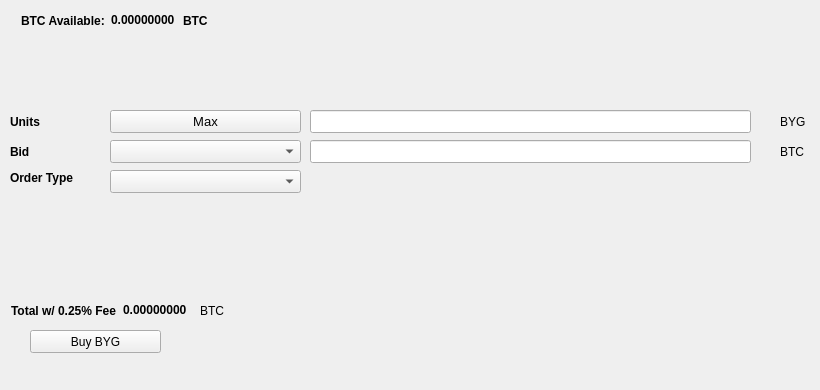
   <widget class="QWidget" name="BuyTab">
    <attribute name="title">
     <string>Buy</string>
    </attribute>
    <widget class="QPushButton" name="BuyBYG">
     <property name="geometry">
      <rect>
       <x>30</x>
       <y>330</y>
       <width>131</width>
       <height>23</height>
      </rect>
     </property>
     <property name="text">
      <string>Buy BYG</string>
     </property>
     <property name="icon">
      <iconset resource="../byg.qrc">
       <normaloff>:/icons/bitcoin</normaloff>:/icons/bitcoin</iconset>
     </property>
    </widget>
    <widget class="QLabel" name="label_3">
     <property name="geometry">
      <rect>
       <x>10</x>
       <y>110</y>
       <width>46</width>
       <height>23</height>
      </rect>
     </property>
     <property name="font">
      <font>
       <weight>75</weight>
       <bold>true</bold>
      </font>
     </property>
     <property name="text">
      <string>Units</string>
     </property>
    </widget>
    <widget class="QLineEdit" name="UnitsInput">
     <property name="geometry">
      <rect>
       <x>310</x>
       <y>110</y>
       <width>441</width>
       <height>23</height>
      </rect>
     </property>
     <property name="font">
      <font>
       <pointsize>9</pointsize>
       <weight>75</weight>
       <bold>true</bold>
      </font>
     </property>
    </widget>
    <widget class="QLineEdit" name="BuyBidPriceEdit">
     <property name="geometry">
      <rect>
       <x>310</x>
       <y>140</y>
       <width>441</width>
       <height>23</height>
      </rect>
     </property>
     <property name="font">
      <font>
       <pointsize>9</pointsize>
       <weight>75</weight>
       <bold>true</bold>
      </font>
     </property>
    </widget>
    <widget class="QLabel" name="label_4">
     <property name="geometry">
      <rect>
       <x>780</x>
       <y>110</y>
       <width>31</width>
       <height>23</height>
      </rect>
     </property>
     <property name="text">
      <string>BYG</string>
     </property>
    </widget>
    <widget class="QLabel" name="label_5">
     <property name="geometry">
      <rect>
       <x>780</x>
       <y>140</y>
       <width>31</width>
       <height>23</height>
      </rect>
     </property>
     <property name="text">
      <string>BTC</string>
     </property>
    </widget>
    <widget class="QLabel" name="label_6">
     <property name="geometry">
      <rect>
       <x>10</x>
       <y>140</y>
       <width>46</width>
       <height>23</height>
      </rect>
     </property>
     <property name="font">
      <font>
       <weight>75</weight>
       <bold>true</bold>
      </font>
     </property>
     <property name="text">
      <string>Bid</string>
     </property>
    </widget>
    <widget class="QLabel" name="label_7">
     <property name="geometry">
      <rect>
       <x>10</x>
       <y>170</y>
       <width>91</width>
       <height>16</height>
      </rect>
     </property>
     <property name="font">
      <font>
       <weight>75</weight>
       <bold>true</bold>
      </font>
     </property>
     <property name="text">
      <string>Order Type</string>
     </property>
    </widget>
    <widget class="QPushButton" name="Buy_Max_Amount">
     <property name="geometry">
      <rect>
       <x>110</x>
       <y>110</y>
       <width>191</width>
       <height>23</height>
      </rect>
     </property>
     <property name="font">
      <font>
       <pointsize>10</pointsize>
      </font>
     </property>
     <property name="text">
      <string>Max</string>
     </property>
    </widget>
    <widget class="QComboBox" name="BuyBidcomboBox">
     <property name="geometry">
      <rect>
       <x>110</x>
       <y>140</y>
       <width>191</width>
       <height>23</height>
      </rect>
     </property>
     <property name="font">
      <font>
       <pointsize>10</pointsize>
      </font>
     </property>
    </widget>
    <widget class="QComboBox" name="buyOrdertypeCombo">
     <property name="geometry">
      <rect>
       <x>110</x>
       <y>170</y>
       <width>191</width>
       <height>23</height>
      </rect>
     </property>
     <property name="font">
      <font>
       <pointsize>10</pointsize>
      </font>
     </property>
    </widget>
    <widget class="QWidget" name="layoutWidget1">
     <property name="geometry">
      <rect>
       <x>21</x>
       <y>11</y>
       <width>227</width>
       <height>19</height>
      </rect>
     </property>
     <layout class="QHBoxLayout" name="horizontalLayout_3">
      <item>
       <widget class="QLabel" name="label232">
        <property name="font">
         <font>
          <weight>75</weight>
          <bold>true</bold>
         </font>
        </property>
        <property name="text">
         <string>BTC Available:</string>
        </property>
       </widget>
      </item>
      <item>
       <widget class="QLabel" name="BtcAvailableLbl">
        <property name="palette">
         <palette>
          <active>
           <colorrole role="WindowText">
            <brush brushstyle="SolidPattern">
             <color alpha="255">
              <red>0</red>
              <green>0</green>
              <blue>0</blue>
             </color>
            </brush>
           </colorrole>
           <colorrole role="Button">
            <brush brushstyle="SolidPattern">
             <color alpha="255">
              <red>0</red>
              <green>170</green>
              <blue>0</blue>
             </color>
            </brush>
           </colorrole>
           <colorrole role="Light">
            <brush brushstyle="SolidPattern">
             <color alpha="255">
              <red>0</red>
              <green>255</green>
              <blue>0</blue>
             </color>
            </brush>
           </colorrole>
           <colorrole role="Midlight">
            <brush brushstyle="SolidPattern">
             <color alpha="255">
              <red>0</red>
              <green>212</green>
              <blue>0</blue>
             </color>
            </brush>
           </colorrole>
           <colorrole role="Dark">
            <brush brushstyle="SolidPattern">
             <color alpha="255">
              <red>0</red>
              <green>85</green>
              <blue>0</blue>
             </color>
            </brush>
           </colorrole>
           <colorrole role="Mid">
            <brush brushstyle="SolidPattern">
             <color alpha="255">
              <red>0</red>
              <green>113</green>
              <blue>0</blue>
             </color>
            </brush>
           </colorrole>
           <colorrole role="Text">
            <brush brushstyle="SolidPattern">
             <color alpha="255">
              <red>0</red>
              <green>170</green>
              <blue>0</blue>
             </color>
            </brush>
           </colorrole>
           <colorrole role="BrightText">
            <brush brushstyle="SolidPattern">
             <color alpha="255">
              <red>255</red>
              <green>255</green>
              <blue>255</blue>
             </color>
            </brush>
           </colorrole>
           <colorrole role="ButtonText">
            <brush brushstyle="SolidPattern">
             <color alpha="255">
              <red>0</red>
              <green>0</green>
              <blue>0</blue>
             </color>
            </brush>
           </colorrole>
           <colorrole role="Base">
            <brush brushstyle="SolidPattern">
             <color alpha="255">
              <red>255</red>
              <green>255</green>
              <blue>255</blue>
             </color>
            </brush>
           </colorrole>
           <colorrole role="Window">
            <brush brushstyle="SolidPattern">
             <color alpha="255">
              <red>0</red>
              <green>170</green>
              <blue>0</blue>
             </color>
            </brush>
           </colorrole>
           <colorrole role="Shadow">
            <brush brushstyle="SolidPattern">
             <color alpha="255">
              <red>0</red>
              <green>0</green>
              <blue>0</blue>
             </color>
            </brush>
           </colorrole>
           <colorrole role="AlternateBase">
            <brush brushstyle="SolidPattern">
             <color alpha="255">
              <red>127</red>
              <green>212</green>
              <blue>127</blue>
             </color>
            </brush>
           </colorrole>
           <colorrole role="ToolTipBase">
            <brush brushstyle="SolidPattern">
             <color alpha="255">
              <red>255</red>
              <green>255</green>
              <blue>220</blue>
             </color>
            </brush>
           </colorrole>
           <colorrole role="ToolTipText">
            <brush brushstyle="SolidPattern">
             <color alpha="255">
              <red>0</red>
              <green>0</green>
              <blue>0</blue>
             </color>
            </brush>
           </colorrole>
          </active>
          <inactive>
           <colorrole role="WindowText">
            <brush brushstyle="SolidPattern">
             <color alpha="255">
              <red>0</red>
              <green>0</green>
              <blue>0</blue>
             </color>
            </brush>
           </colorrole>
           <colorrole role="Button">
            <brush brushstyle="SolidPattern">
             <color alpha="255">
              <red>0</red>
              <green>170</green>
              <blue>0</blue>
             </color>
            </brush>
           </colorrole>
           <colorrole role="Light">
            <brush brushstyle="SolidPattern">
             <color alpha="255">
              <red>0</red>
              <green>255</green>
              <blue>0</blue>
             </color>
            </brush>
           </colorrole>
           <colorrole role="Midlight">
            <brush brushstyle="SolidPattern">
             <color alpha="255">
              <red>0</red>
              <green>212</green>
              <blue>0</blue>
             </color>
            </brush>
           </colorrole>
           <colorrole role="Dark">
            <brush brushstyle="SolidPattern">
             <color alpha="255">
              <red>0</red>
              <green>85</green>
              <blue>0</blue>
             </color>
            </brush>
           </colorrole>
           <colorrole role="Mid">
            <brush brushstyle="SolidPattern">
             <color alpha="255">
              <red>0</red>
              <green>113</green>
              <blue>0</blue>
             </color>
            </brush>
           </colorrole>
           <colorrole role="Text">
            <brush brushstyle="SolidPattern">
             <color alpha="255">
              <red>0</red>
              <green>170</green>
              <blue>0</blue>
             </color>
            </brush>
           </colorrole>
           <colorrole role="BrightText">
            <brush brushstyle="SolidPattern">
             <color alpha="255">
              <red>255</red>
              <green>255</green>
              <blue>255</blue>
             </color>
            </brush>
           </colorrole>
           <colorrole role="ButtonText">
            <brush brushstyle="SolidPattern">
             <color alpha="255">
              <red>0</red>
              <green>0</green>
              <blue>0</blue>
             </color>
            </brush>
           </colorrole>
           <colorrole role="Base">
            <brush brushstyle="SolidPattern">
             <color alpha="255">
              <red>255</red>
              <green>255</green>
              <blue>255</blue>
             </color>
            </brush>
           </colorrole>
           <colorrole role="Window">
            <brush brushstyle="SolidPattern">
             <color alpha="255">
              <red>0</red>
              <green>170</green>
              <blue>0</blue>
             </color>
            </brush>
           </colorrole>
           <colorrole role="Shadow">
            <brush brushstyle="SolidPattern">
             <color alpha="255">
              <red>0</red>
              <green>0</green>
              <blue>0</blue>
             </color>
            </brush>
           </colorrole>
           <colorrole role="AlternateBase">
            <brush brushstyle="SolidPattern">
             <color alpha="255">
              <red>127</red>
              <green>212</green>
              <blue>127</blue>
             </color>
            </brush>
           </colorrole>
           <colorrole role="ToolTipBase">
            <brush brushstyle="SolidPattern">
             <color alpha="255">
              <red>255</red>
              <green>255</green>
              <blue>220</blue>
             </color>
            </brush>
           </colorrole>
           <colorrole role="ToolTipText">
            <brush brushstyle="SolidPattern">
             <color alpha="255">
              <red>0</red>
              <green>0</green>
              <blue>0</blue>
             </color>
            </brush>
           </colorrole>
          </inactive>
          <disabled>
           <colorrole role="WindowText">
            <brush brushstyle="SolidPattern">
             <color alpha="255">
              <red>0</red>
              <green>85</green>
              <blue>0</blue>
             </color>
            </brush>
           </colorrole>
           <colorrole role="Button">
            <brush brushstyle="SolidPattern">
             <color alpha="255">
              <red>0</red>
              <green>170</green>
              <blue>0</blue>
             </color>
            </brush>
           </colorrole>
           <colorrole role="Light">
            <brush brushstyle="SolidPattern">
             <color alpha="255">
              <red>0</red>
              <green>255</green>
              <blue>0</blue>
             </color>
            </brush>
           </colorrole>
           <colorrole role="Midlight">
            <brush brushstyle="SolidPattern">
             <color alpha="255">
              <red>0</red>
              <green>212</green>
              <blue>0</blue>
             </color>
            </brush>
           </colorrole>
           <colorrole role="Dark">
            <brush brushstyle="SolidPattern">
             <color alpha="255">
              <red>0</red>
              <green>85</green>
              <blue>0</blue>
             </color>
            </brush>
           </colorrole>
           <colorrole role="Mid">
            <brush brushstyle="SolidPattern">
             <color alpha="255">
              <red>0</red>
              <green>113</green>
              <blue>0</blue>
             </color>
            </brush>
           </colorrole>
           <colorrole role="Text">
            <brush brushstyle="SolidPattern">
             <color alpha="255">
              <red>0</red>
              <green>85</green>
              <blue>0</blue>
             </color>
            </brush>
           </colorrole>
           <colorrole role="BrightText">
            <brush brushstyle="SolidPattern">
             <color alpha="255">
              <red>255</red>
              <green>255</green>
              <blue>255</blue>
             </color>
            </brush>
           </colorrole>
           <colorrole role="ButtonText">
            <brush brushstyle="SolidPattern">
             <color alpha="255">
              <red>0</red>
              <green>85</green>
              <blue>0</blue>
             </color>
            </brush>
           </colorrole>
           <colorrole role="Base">
            <brush brushstyle="SolidPattern">
             <color alpha="255">
              <red>0</red>
              <green>170</green>
              <blue>0</blue>
             </color>
            </brush>
           </colorrole>
           <colorrole role="Window">
            <brush brushstyle="SolidPattern">
             <color alpha="255">
              <red>0</red>
              <green>170</green>
              <blue>0</blue>
             </color>
            </brush>
           </colorrole>
           <colorrole role="Shadow">
            <brush brushstyle="SolidPattern">
             <color alpha="255">
              <red>0</red>
              <green>0</green>
              <blue>0</blue>
             </color>
            </brush>
           </colorrole>
           <colorrole role="AlternateBase">
            <brush brushstyle="SolidPattern">
             <color alpha="255">
              <red>0</red>
              <green>170</green>
              <blue>0</blue>
             </color>
            </brush>
           </colorrole>
           <colorrole role="ToolTipBase">
            <brush brushstyle="SolidPattern">
             <color alpha="255">
              <red>255</red>
              <green>255</green>
              <blue>220</blue>
             </color>
            </brush>
           </colorrole>
           <colorrole role="ToolTipText">
            <brush brushstyle="SolidPattern">
             <color alpha="255">
              <red>0</red>
              <green>0</green>
              <blue>0</blue>
             </color>
            </brush>
           </colorrole>
          </disabled>
         </palette>
        </property>
        <property name="font">
         <font>
          <weight>75</weight>
          <bold>true</bold>
         </font>
        </property>
        <property name="text">
         <string>0.00000000</string>
        </property>
        <property name="textInteractionFlags">
         <set>Qt::LinksAccessibleByMouse|Qt::TextSelectableByKeyboard|Qt::TextSelectableByMouse</set>
        </property>
       </widget>
      </item>
      <item>
       <widget class="QLabel" name="BtcAvailableLbl_2">
        <property name="font">
         <font>
          <weight>75</weight>
          <bold>true</bold>
         </font>
        </property>
        <property name="text">
         <string>BTC</string>
        </property>
       </widget>
      </item>
     </layout>
    </widget>
    <widget class="QWidget" name="layoutWidge2">
     <property name="geometry">
      <rect>
       <x>11</x>
       <y>301</y>
       <width>259</width>
       <height>19</height>
      </rect>
     </property>
     <layout class="QHBoxLayout" name="horizontalLayout_4">
      <item>
       <widget class="QLabel" name="label_9">
        <property name="font">
         <font>
          <weight>75</weight>
          <bold>true</bold>
         </font>
        </property>
        <property name="text">
         <string>Total w/ 0.25% Fee</string>
        </property>
       </widget>
      </item>
      <item>
       <widget class="QLabel" name="BuyCostLabel">
        <property name="palette">
         <palette>
          <active>
           <colorrole role="WindowText">
            <brush brushstyle="SolidPattern">
             <color alpha="255">
              <red>0</red>
              <green>0</green>
              <blue>0</blue>
             </color>
            </brush>
           </colorrole>
           <colorrole role="Button">
            <brush brushstyle="SolidPattern">
             <color alpha="255">
              <red>0</red>
              <green>170</green>
              <blue>0</blue>
             </color>
            </brush>
           </colorrole>
           <colorrole role="Light">
            <brush brushstyle="SolidPattern">
             <color alpha="255">
              <red>0</red>
              <green>255</green>
              <blue>0</blue>
             </color>
            </brush>
           </colorrole>
           <colorrole role="Midlight">
            <brush brushstyle="SolidPattern">
             <color alpha="255">
              <red>0</red>
              <green>212</green>
              <blue>0</blue>
             </color>
            </brush>
           </colorrole>
           <colorrole role="Dark">
            <brush brushstyle="SolidPattern">
             <color alpha="255">
              <red>0</red>
              <green>85</green>
              <blue>0</blue>
             </color>
            </brush>
           </colorrole>
           <colorrole role="Mid">
            <brush brushstyle="SolidPattern">
             <color alpha="255">
              <red>0</red>
              <green>113</green>
              <blue>0</blue>
             </color>
            </brush>
           </colorrole>
           <colorrole role="Text">
            <brush brushstyle="SolidPattern">
             <color alpha="255">
              <red>0</red>
              <green>170</green>
              <blue>0</blue>
             </color>
            </brush>
           </colorrole>
           <colorrole role="BrightText">
            <brush brushstyle="SolidPattern">
             <color alpha="255">
              <red>255</red>
              <green>255</green>
              <blue>255</blue>
             </color>
            </brush>
           </colorrole>
           <colorrole role="ButtonText">
            <brush brushstyle="SolidPattern">
             <color alpha="255">
              <red>0</red>
              <green>0</green>
              <blue>0</blue>
             </color>
            </brush>
           </colorrole>
           <colorrole role="Base">
            <brush brushstyle="SolidPattern">
             <color alpha="255">
              <red>255</red>
              <green>255</green>
              <blue>255</blue>
             </color>
            </brush>
           </colorrole>
           <colorrole role="Window">
            <brush brushstyle="SolidPattern">
             <color alpha="255">
              <red>0</red>
              <green>170</green>
              <blue>0</blue>
             </color>
            </brush>
           </colorrole>
           <colorrole role="Shadow">
            <brush brushstyle="SolidPattern">
             <color alpha="255">
              <red>0</red>
              <green>0</green>
              <blue>0</blue>
             </color>
            </brush>
           </colorrole>
           <colorrole role="AlternateBase">
            <brush brushstyle="SolidPattern">
             <color alpha="255">
              <red>127</red>
              <green>212</green>
              <blue>127</blue>
             </color>
            </brush>
           </colorrole>
           <colorrole role="ToolTipBase">
            <brush brushstyle="SolidPattern">
             <color alpha="255">
              <red>255</red>
              <green>255</green>
              <blue>220</blue>
             </color>
            </brush>
           </colorrole>
           <colorrole role="ToolTipText">
            <brush brushstyle="SolidPattern">
             <color alpha="255">
              <red>0</red>
              <green>0</green>
              <blue>0</blue>
             </color>
            </brush>
           </colorrole>
          </active>
          <inactive>
           <colorrole role="WindowText">
            <brush brushstyle="SolidPattern">
             <color alpha="255">
              <red>0</red>
              <green>0</green>
              <blue>0</blue>
             </color>
            </brush>
           </colorrole>
           <colorrole role="Button">
            <brush brushstyle="SolidPattern">
             <color alpha="255">
              <red>0</red>
              <green>170</green>
              <blue>0</blue>
             </color>
            </brush>
           </colorrole>
           <colorrole role="Light">
            <brush brushstyle="SolidPattern">
             <color alpha="255">
              <red>0</red>
              <green>255</green>
              <blue>0</blue>
             </color>
            </brush>
           </colorrole>
           <colorrole role="Midlight">
            <brush brushstyle="SolidPattern">
             <color alpha="255">
              <red>0</red>
              <green>212</green>
              <blue>0</blue>
             </color>
            </brush>
           </colorrole>
           <colorrole role="Dark">
            <brush brushstyle="SolidPattern">
             <color alpha="255">
              <red>0</red>
              <green>85</green>
              <blue>0</blue>
             </color>
            </brush>
           </colorrole>
           <colorrole role="Mid">
            <brush brushstyle="SolidPattern">
             <color alpha="255">
              <red>0</red>
              <green>113</green>
              <blue>0</blue>
             </color>
            </brush>
           </colorrole>
           <colorrole role="Text">
            <brush brushstyle="SolidPattern">
             <color alpha="255">
              <red>0</red>
              <green>170</green>
              <blue>0</blue>
             </color>
            </brush>
           </colorrole>
           <colorrole role="BrightText">
            <brush brushstyle="SolidPattern">
             <color alpha="255">
              <red>255</red>
              <green>255</green>
              <blue>255</blue>
             </color>
            </brush>
           </colorrole>
           <colorrole role="ButtonText">
            <brush brushstyle="SolidPattern">
             <color alpha="255">
              <red>0</red>
              <green>0</green>
              <blue>0</blue>
             </color>
            </brush>
           </colorrole>
           <colorrole role="Base">
            <brush brushstyle="SolidPattern">
             <color alpha="255">
              <red>255</red>
              <green>255</green>
              <blue>255</blue>
             </color>
            </brush>
           </colorrole>
           <colorrole role="Window">
            <brush brushstyle="SolidPattern">
             <color alpha="255">
              <red>0</red>
              <green>170</green>
              <blue>0</blue>
             </color>
            </brush>
           </colorrole>
           <colorrole role="Shadow">
            <brush brushstyle="SolidPattern">
             <color alpha="255">
              <red>0</red>
              <green>0</green>
              <blue>0</blue>
             </color>
            </brush>
           </colorrole>
           <colorrole role="AlternateBase">
            <brush brushstyle="SolidPattern">
             <color alpha="255">
              <red>127</red>
              <green>212</green>
              <blue>127</blue>
             </color>
            </brush>
           </colorrole>
           <colorrole role="ToolTipBase">
            <brush brushstyle="SolidPattern">
             <color alpha="255">
              <red>255</red>
              <green>255</green>
              <blue>220</blue>
             </color>
            </brush>
           </colorrole>
           <colorrole role="ToolTipText">
            <brush brushstyle="SolidPattern">
             <color alpha="255">
              <red>0</red>
              <green>0</green>
              <blue>0</blue>
             </color>
            </brush>
           </colorrole>
          </inactive>
          <disabled>
           <colorrole role="WindowText">
            <brush brushstyle="SolidPattern">
             <color alpha="255">
              <red>0</red>
              <green>85</green>
              <blue>0</blue>
             </color>
            </brush>
           </colorrole>
           <colorrole role="Button">
            <brush brushstyle="SolidPattern">
             <color alpha="255">
              <red>0</red>
              <green>170</green>
              <blue>0</blue>
             </color>
            </brush>
           </colorrole>
           <colorrole role="Light">
            <brush brushstyle="SolidPattern">
             <color alpha="255">
              <red>0</red>
              <green>255</green>
              <blue>0</blue>
             </color>
            </brush>
           </colorrole>
           <colorrole role="Midlight">
            <brush brushstyle="SolidPattern">
             <color alpha="255">
              <red>0</red>
              <green>212</green>
              <blue>0</blue>
             </color>
            </brush>
           </colorrole>
           <colorrole role="Dark">
            <brush brushstyle="SolidPattern">
             <color alpha="255">
              <red>0</red>
              <green>85</green>
              <blue>0</blue>
             </color>
            </brush>
           </colorrole>
           <colorrole role="Mid">
            <brush brushstyle="SolidPattern">
             <color alpha="255">
              <red>0</red>
              <green>113</green>
              <blue>0</blue>
             </color>
            </brush>
           </colorrole>
           <colorrole role="Text">
            <brush brushstyle="SolidPattern">
             <color alpha="255">
              <red>0</red>
              <green>85</green>
              <blue>0</blue>
             </color>
            </brush>
           </colorrole>
           <colorrole role="BrightText">
            <brush brushstyle="SolidPattern">
             <color alpha="255">
              <red>255</red>
              <green>255</green>
              <blue>255</blue>
             </color>
            </brush>
           </colorrole>
           <colorrole role="ButtonText">
            <brush brushstyle="SolidPattern">
             <color alpha="255">
              <red>0</red>
              <green>85</green>
              <blue>0</blue>
             </color>
            </brush>
           </colorrole>
           <colorrole role="Base">
            <brush brushstyle="SolidPattern">
             <color alpha="255">
              <red>0</red>
              <green>170</green>
              <blue>0</blue>
             </color>
            </brush>
           </colorrole>
           <colorrole role="Window">
            <brush brushstyle="SolidPattern">
             <color alpha="255">
              <red>0</red>
              <green>170</green>
              <blue>0</blue>
             </color>
            </brush>
           </colorrole>
           <colorrole role="Shadow">
            <brush brushstyle="SolidPattern">
             <color alpha="255">
              <red>0</red>
              <green>0</green>
              <blue>0</blue>
             </color>
            </brush>
           </colorrole>
           <colorrole role="AlternateBase">
            <brush brushstyle="SolidPattern">
             <color alpha="255">
              <red>0</red>
              <green>170</green>
              <blue>0</blue>
             </color>
            </brush>
           </colorrole>
           <colorrole role="ToolTipBase">
            <brush brushstyle="SolidPattern">
             <color alpha="255">
              <red>255</red>
              <green>255</green>
              <blue>220</blue>
             </color>
            </brush>
           </colorrole>
           <colorrole role="ToolTipText">
            <brush brushstyle="SolidPattern">
             <color alpha="255">
              <red>0</red>
              <green>0</green>
              <blue>0</blue>
             </color>
            </brush>
           </colorrole>
          </disabled>
         </palette>
        </property>
        <property name="font">
         <font>
          <weight>75</weight>
          <bold>true</bold>
         </font>
        </property>
        <property name="autoFillBackground">
         <bool>false</bool>
        </property>
        <property name="text">
         <string>0.00000000</string>
        </property>
        <property name="textInteractionFlags">
         <set>Qt::LinksAccessibleByMouse|Qt::TextSelectableByMouse</set>
        </property>
       </widget>
      </item>
      <item>
       <widget class="QLabel" name="label_10">
        <property name="font">
         <font>
          <weight>50</weight>
          <bold>false</bold>
         </font>
        </property>
        <property name="text">
         <string>BTC</string>
        </property>
       </widget>
      </item>
     </layout>
    </widget>
    <widget class="QLabel" name="label_24">
     <property name="geometry">
      <rect>
       <x>460</x>
       <y>300</y>
       <width>281</width>
       <height>81</height>
      </rect>
     </property>
     <property name="text">
      <string/>
     </property>
     <property name="pixmap">
      <pixmap>:/images/bittrex</pixmap>
     </property>
    </widget>
   </widget>
